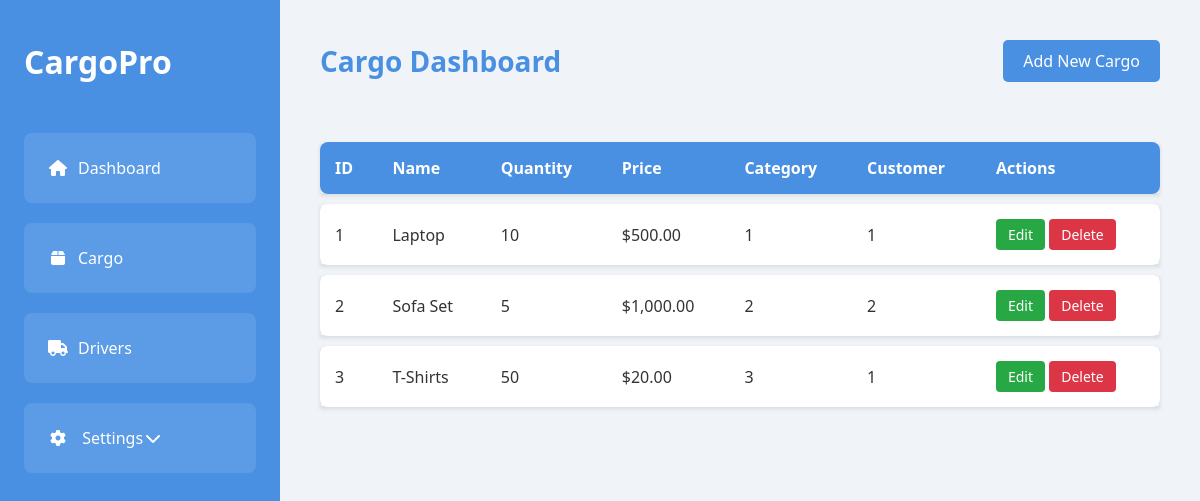
The page / (signed in) on the database its author committed.
### tables this page shows
CREATE TABLE cargo_items (
    cargo_id INT AUTO_INCREMENT PRIMARY KEY,
    name VARCHAR(255) NOT NULL,
    quantity INT NOT NULL,
    price DECIMAL(10, 2) NOT NULL,
    category_id INT NOT NULL,
    customer_id INT NOT NULL,
    pickup_location_id INT NOT NULL,
    dropoff_location_id INT NOT NULL,
    distance DECIMAL(10, 2) NOT NULL,
    price_per_km DECIMAL(10, 2) NOT NULL,
    total_price DECIMAL(10, 2) GENERATED ALWAYS AS (distance * price_per_km) STORED,
    user_id INT NOT NULL,
    created_at TIMESTAMP DEFAULT CURRENT_TIMESTAMP,
    FOREIGN KEY (category_id) REFERENCES categories(category_id),
    FOREIGN KEY (customer_id) REFERENCES customers(customer_id),
    FOREIGN KEY (pickup_location_id) REFERENCES locations(location_id),
    FOREIGN KEY (dropoff_location_id) REFERENCES locations(location_id),
    FOREIGN KEY (user_id) REFERENCES users(user_id)
);

### index.php (the view, shortened to what this page needs)
<?php
require_once 'config.php';
$query = "SELECT * FROM cargo_items";
$result = mysqli_query($conn, $query);
?>
<!DOCTYPE html>
<html lang="en">
<head>
    <link rel="stylesheet" href="https://cdnjs.cloudflare.com/ajax/libs/font-awesome/6.0.0/css/all.min.css">
</head>
<body>
    <div class="sidebar">
        <div class="logo">CargoPro</div>
        <div class="menu-item"><i class="fas fa-home"></i> Dashboard</div>
        <div class="menu-item"><i class="fas fa-box"></i> Cargo</div>
        <div class="menu-item"><i class="fas fa-truck"></i> Drivers</div>
        <div class="menu-item settings-dropdown">
            <div class="settings-title">
                <span><i class="fas fa-cog"></i> Settings</span>
                <i class="fas fa-chevron-down dropdown-icon"></i>
            </div>
        </div>
    </div>
    <div class="main">
        <div class="header">
            <h1>Cargo Dashboard</h1>
            <div>
                <a href="add.php" class="btn">Add New Cargo</a>
            </div>
        </div>
        <table class="cargo-table">
            <thead>
                <tr>
                    <th>ID</th>
                    <th>Name</th>
                    <th>Quantity</th>
                    <th>Price</th>
                    <th>Category</th>
                    <th>Customer</th>
                    <th>Actions</th>
                </tr>
            </thead>
            <tbody>
                <?php while ($row = mysqli_fetch_assoc($result)) : ?>
                    <tr>
                        <td><?php echo htmlspecialchars($row['cargo_id']); ?></td>
                        <td><?php echo htmlspecialchars($row['name']); ?></td>
                        <td><?php echo htmlspecialchars($row['quantity']); ?></td>
                        <td>$<?php echo htmlspecialchars(number_format($row['price'], 2)); ?></td>
                        <td><?php echo htmlspecialchars($row['category_id']); ?></td>
                        <td><?php echo htmlspecialchars($row['customer_id']); ?></td>
                        <td>
            <a href="edit.php?id=<?php echo $row['cargo_id']; ?>" class="btn btn-edit"> Edit </a>
            <a href="delete.php?id=<?php echo $row['cargo_id']; ?>" class="btn btn-delete" onclick="return confirm('Are you sure you want to delete this item?');">Delete</a>
                        </td>
                    </tr>
                <?php endwhile; ?>
            </tbody>
        </table>
    </div>
</body>
</html>

### index.php (style rules this page uses)
:root { --primary-color: #4a90e2; --secondary-color: #f5a623; --background-color: #f0f4f8; --text-color: #333; --card-background: #ffffff; }
* { margin: 0; padding: 0; box-sizing: border-box; font-family: 'Segoe UI', Tahoma, Geneva, Verdana, sans-serif; }
body { display: flex; min-height: 100vh; background-color: var(--background-color); color: var(--text-color); }
.sidebar { width: 280px; background: var(--primary-color); color: white; padding: 40px 24px; display: flex; flex-direction: column; align-items: flex-start; }
.sidebar .logo { font-size: 32px; font-weight: bold; margin-bottom: 40px; }
.sidebar .menu-item { width: 100%; padding: 24px; margin: 10px 0; text-align: left; background: rgba(255, 255, 255, 0.1); border-radius: 8px; font-size: 16px; cursor: pointer; transition: background 0.3s ease; display: flex; align-items: center; }
.sidebar .menu-item i { margin-right: 10px; width: 20px; text-align: center; }
.main { flex-grow: 1; padding: 40px; display: flex; flex-direction: column; }
.header { display: flex; justify-content: space-between; align-items: center; margin-bottom: 30px; }
.header h1 { font-size: 28px; color: var(--primary-color); }
.btn { display: inline-block; padding: 10px 20px; background-color: var(--primary-color); color: white; text-decoration: none; border-radius: 5px; font-size: 16px; transition: background-color 0.3s ease; }
.cargo-table { width: 100%; border-collapse: separate; border-spacing: 0 10px; margin-top: 20px; }
.cargo-table th, .cargo-table td { padding: 15px; text-align: left; }
.cargo-table th { background-color: var(--primary-color); color: white; font-weight: bold; }
.cargo-table tr { background-color: var(--card-background); box-shadow: 0 2px 4px rgba(0, 0, 0, 0.1); transition: box-shadow 0.3s ease; }
.cargo-table td:first-child, .cargo-table th:first-child { border-top-left-radius: 8px; border-bottom-left-radius: 8px; }
.cargo-table td:last-child, .cargo-table th:last-child { border-top-right-radius: 8px; border-bottom-right-radius: 8px; }
.btn-edit, .btn-delete { padding: 6px 12px; border-radius: 4px; font-size: 14px; }
.btn-edit { background-color: #28a745; }
.btn-delete { background-color: #dc3545; }
.settings-dropdown { position: relative; }
.settings-title { display: flex; justify-content: space-between; align-items: center; }
.dropdown-icon { transition: transform 0.3s ease; }

### rows shown on the page
cargo_items: cargo_id "1", name "Laptop", quantity "10", price "500.00", category "1", customer "1"
cargo_items: cargo_id "2", name "Sofa Set", quantity "5", price "1,000.00", category "2", customer "2"
cargo_items: cargo_id "3", name "T-Shirts", quantity "50", price "20.00", category "3", customer "1"
